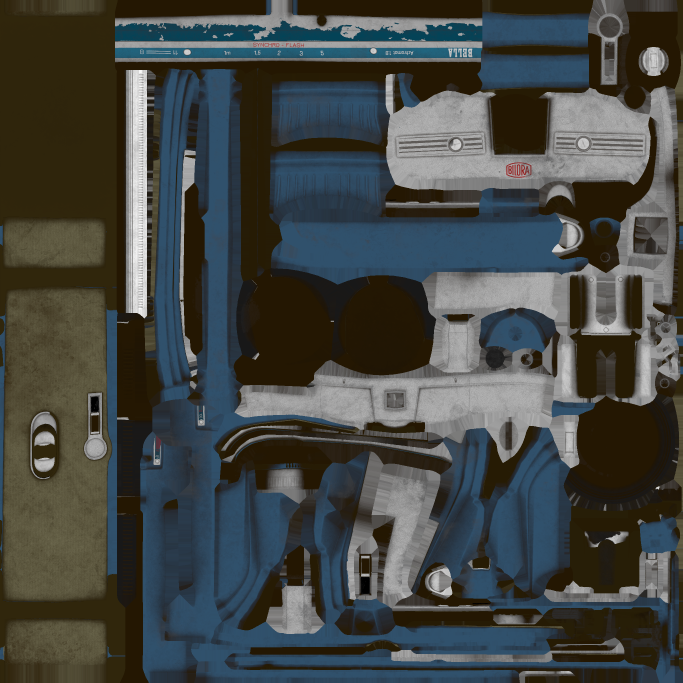
#> input picture Camera_Base_color.png, 2048 x 2048 px (shown at 1/3 size)
$ python main.py   (older library calls are emulated)
#> lines starting #> are read from the running program, lines starting #| are printed output that depends on the picture; pictures that were not available may be replaced by others from this repository, and a replacement may not be noted
import cv2
import numpy as np
import sklearn.preprocessing
from sklearn.decomposition import PCA
from sklearn.cluster import KMeans
from skimage import exposure
import matplotlib.pyplot as plt

# packages to install
#
# numpy
# scikit-learn
# scikit-image
# opencv-python


def convert_to_u8(img):
    return cv2.normalize(src=img, dst=None, alpha=0, beta=255, norm_type=cv2.NORM_MINMAX, dtype=cv2.CV_8U)


def posterize_img(img, num_colors):
    kmeans = KMeans(n_clusters=num_colors)
    labels = kmeans.fit_predict(img)
    quantized = kmeans.cluster_centers_.astype("uint8")[labels]
    return quantized


def quantize_to_2bit(img):
    quantized = img & 0b11000000
    return  quantized


def quantize_to_4bit(img):
    quantized = img & 0b11110000
    return quantized


# match using cumulative density function
# https://github.com/scikit-image/scikit-image/blob/main/skimage/exposure/histogram_matching.py#L6
# [49 lines left out: function match_cdf, not called in this run]


def remap(src, ref):
    return cv2.normalize(src=src, dst=None, alpha=0, beta=255, norm_type=cv2.NORM_MINMAX, dtype=cv2.CV_8U)


# [49 lines left out: functions remap___, remap__, normalize_packed, not called in this run]


def normalize_img(img, weight):
    # convert to -1..1 and then multiply by weight
    normalized_img = (np.clip(img, 0, 255) / 127.5 - 1.0) * weight
    return normalized_img


# [5 lines left out: function denormalize_img, not called in this run]


def test():
    print("Load images")

    #
    # https://stats.stackexchange.com/questions/175640/pca-loading-with-weights-on-samples
    #
    albedo_weight = 2.5
    normal_weight = 1
    metallic_weight = 1
    roughness_weight = 1

    # load textures as num_pixels x 3 (RGB) arrays
    albedo_orig = cv2.imread("Camera_Base_color.png")
#> albedo_orig is the input picture: shape (2048, 2048, 3); mean B, G, R 68.5, 71.1, 67.6
    albedo = albedo_orig.reshape(-1, 3)
    normal_orig = cv2.imread("Camera_Normal_DirectX.png")
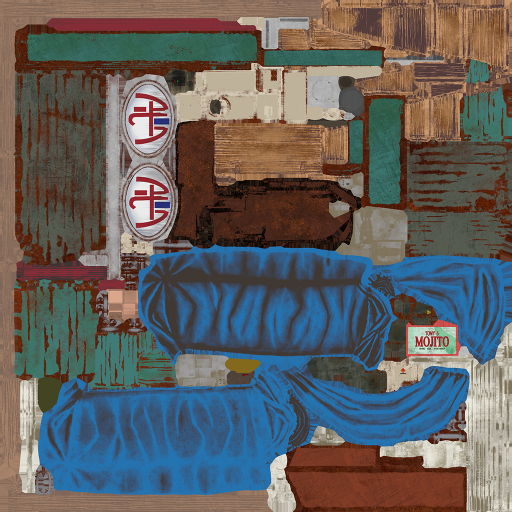
#> input picture 02_BaseColor.png, 1024 x 1024 px, given in place of Camera_Normal_DirectX.png, which was not available (shown at 1/2 size)
#> normal_orig is the input picture: shape (1024, 1024, 3); mean B, G, R 95.5, 96, 97
    normal = normal_orig.reshape(-1, 3)
    metallic_orig = cv2.imread("Camera_Metallic.png")
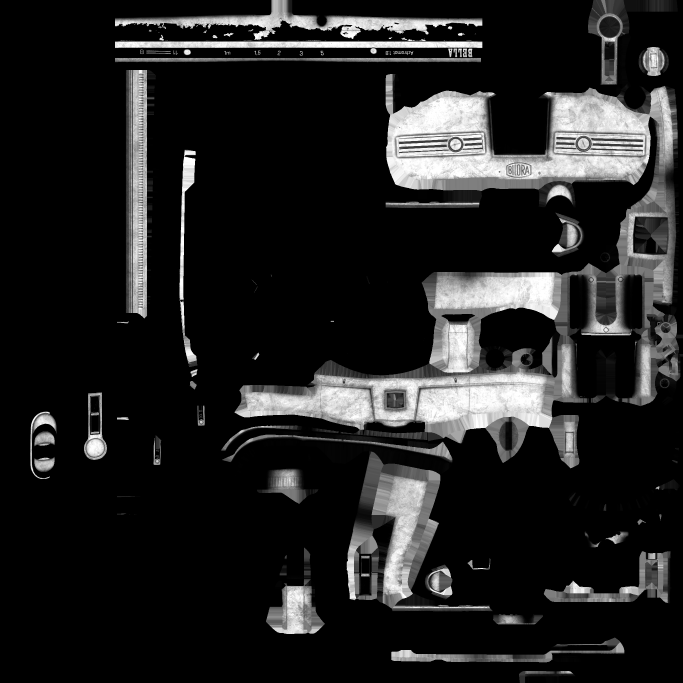
#> input picture Camera_Metallic.png, 2048 x 2048 px (shown at 1/3 size)
#> metallic_orig is the input picture: shape (2048, 2048, 3); min 0, max 255, mean 34.4
    metallic = metallic_orig.reshape(-1, 3)
    roughness_orig = cv2.imread("Camera_Roughness.png")
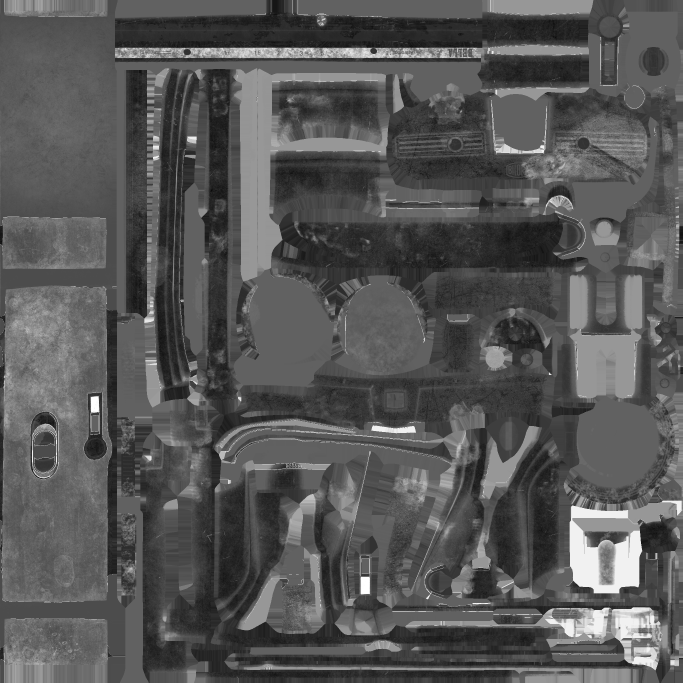
#> input picture Camera_Roughness.png, 2048 x 2048 px (shown at 1/3 size)
#> roughness_orig is the input picture: shape (2048, 2048, 3); min 0, max 255, mean 86.7
    roughness = roughness_orig.reshape(-1, 3)

    # metallic = quantize_to_2bit(metallic)
    metallic = posterize_img(metallic, 8)
    roughness = quantize_to_4bit(roughness)

    # cv2.imshow("Compressed (metallic q)", metallic.reshape((albedo_orig.shape[0], albedo_orig.shape[1], 3)))
    # cv2.imshow("Compressed (roughness q)", roughness.reshape((albedo_orig.shape[0], albedo_orig.shape[1], 3)))

    print("Trim unused/redundant channels")
    # remove unused channels
    # remove .B
    normal = np.delete(normal, 0, axis=1)
#> normal = 1048576 pairs, first value 0 to 255, second value 0 to 255
    # remove .GR
    metallic = np.delete(metallic, [1, 2], axis=1)
    # remove .GR
    roughness = np.delete(roughness, [1, 2], axis=1)

    print("Normalize")
    albedo = normalize_img(albedo, albedo_weight)
    normal = normalize_img(normal, normal_weight)
#> normal = 1048576 pairs, first value -1 to 1, second value -1 to 1
    metallic = normalize_img(metallic, metallic_weight)
    roughness = normalize_img(roughness, roughness_weight)

    print("Combine")
    # combine albedo + normal + metallic + roughness
#> (the run stopped early here; a loop or call above may not have finished)
